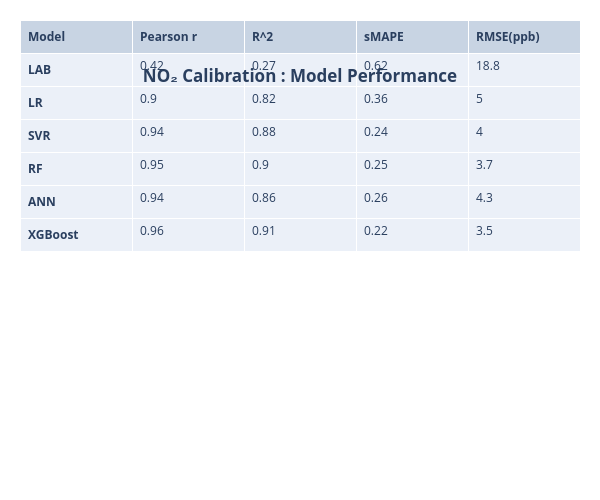

The notebook cell this image was saved under:
### Code cell
import plotly.graph_objects as go
import pandas as pd
model=['<b>LAB</b>','<b>LR</b>','<b>SVR</b>','<b>RF</b>','<b>ANN</b>','<b>XGBoost</b>']
Pearson=[Pearson_lab_NO2,Pearson_lr_NO2,Pearson_svr_NO2,Pearson_rf_NO2,Pearson_ann_NO2,Pearson_xgb_NO2]
R2=[R2_lab_NO2,R2_lr_NO2,R2_svr_NO2,R2_rf_NO2,R2_ann_NO2,R2_xgb_NO2]
RMSE=[RMSE_Lab_NO2,RMSE_Lr_NO2,RMSE_Svr_NO2,RMSE_Rf_NO2,RMSE_Ann_NO2,RMSE_Xgb_NO2]
sMAPE=[sMAPE_lab_NO2,sMAPE_lr_NO2,sMAPE_svr_NO2,sMAPE_rf_NO2,sMAPE_ann_NO2,sMAPE_xgb_NO2]

fig = go.Figure(data=[go.Table(
    header=dict(values=['<b>Model</b>','<b>Pearson r</b>','<b>R^2</b>','<b>sMAPE</b>','<b>RMSE(ppb)</b>'],
                #fill_color='paleturquoise',
                align='left'),
    cells=dict(values=[model,Pearson,R2,sMAPE,RMSE ],
               #fill_color='lavender',
               align='left'))
   ])
fig.update_layout(
title={'text': "<b>NO2 Calibration : Model Performance</b>".translate(subscript),
        'y':0.86,
        'x':0.5,
        'xanchor': 'center',
        'yanchor': 'top'},
width=600,
height=500,margin=dict(l=20, r=20, t=20, b=20)

)
fig.show()
chart_studio.plotly.sign_in('vinylango', 'gybbJVWfRSUoTcRRSa6J')
chart_studio.plotly.image.save_as(fig, filename='models_performance_NO2.png')
Image('models_performance_NO2.png')

### Figure 1 — Plotly figure (JSON) as saved in the notebook; plotly's stock layout.template omitted (floating-point values rounded to 4 significant figures)
{"data": [{"cells": {"align": "left", "values": [["<b>LAB</b>", "<b>LR</b>", "<b>SVR</b>", "<b>RF</b>", "<b>ANN</b>", "<b>XGBoost</b>"], [0.42, 0.9, 0.94, 0.95, 0.94, 0.96], [0.27, 0.82, 0.88, 0.9, 0.86, 0.91], [0.62, 0.36, 0.24, 0.25, 0.26, 0.22], [18.8, 5, 4, 3.7, 4.3, 3.5]]}, "header": {"align": "left", "values": ["<b>Model</b>", "<b>Pearson r</b>", "<b>R^2</b>", "<b>sMAPE</b>", "<b>RMSE(ppb)</b>"]}, "type": "table"}], "layout": {"height": 500, "margin": {"b": 20, "l": 20, "r": 20, "t": 20}, "title": {"text": "<b>NO₂ Calibration : Model Performance</b>", "x": 0.5, "xanchor": "center", "y": 0.86, "yanchor": "top"}, "width": 600}}
